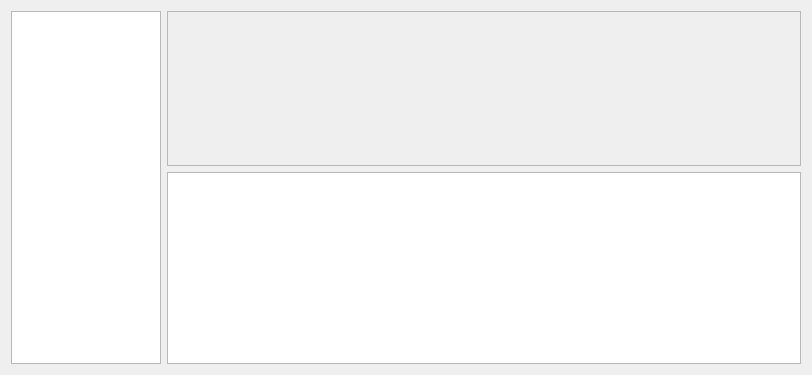
<?xml version="1.0" encoding="UTF-8"?>
<ui version="4.0">
 <class>Widget</class>
 <widget class="QWidget" name="Widget">
  <property name="geometry">
   <rect>
    <x>0</x>
    <y>0</y>
    <width>812</width>
    <height>375</height>
   </rect>
  </property>
  <property name="windowTitle">
   <string>Widget</string>
  </property>
  <layout class="QHBoxLayout" name="horizontalLayout">
   <item>
    <widget class="QTreeView" name="treeView">
     <property name="sizePolicy">
      <sizepolicy hsizetype="Preferred" vsizetype="Expanding">
       <horstretch>0</horstretch>
       <verstretch>0</verstretch>
      </sizepolicy>
     </property>
     <property name="minimumSize">
      <size>
       <width>150</width>
       <height>0</height>
      </size>
     </property>
     <property name="maximumSize">
      <size>
       <width>100</width>
       <height>16777215</height>
      </size>
     </property>
    </widget>
   </item>
   <item>
    <layout class="QVBoxLayout" name="verticalLayout">
     <item>
      <widget class="QScrollArea" name="feedScrollArea">
       <property name="widgetResizable">
        <bool>true</bool>
       </property>
       <widget class="QWidget" name="feedScrollAreaWidgetContents">
        <property name="geometry">
         <rect>
          <x>0</x>
          <y>0</y>
          <width>634</width>
          <height>155</height>
         </rect>
        </property>
        <layout class="QGridLayout" name="gridLayout">
         <item row="0" column="0">
          <layout class="QVBoxLayout" name="feedVerticalLayout"/>
         </item>
        </layout>
       </widget>
      </widget>
     </item>
     <item>
      <widget class="QListWidget" name="relatedListWidget"/>
     </item>
    </layout>
   </item>
  </layout>
 </widget>
 <layoutdefault spacing="6" margin="11"/>
 <resources/>
 <connections/>
</ui>
